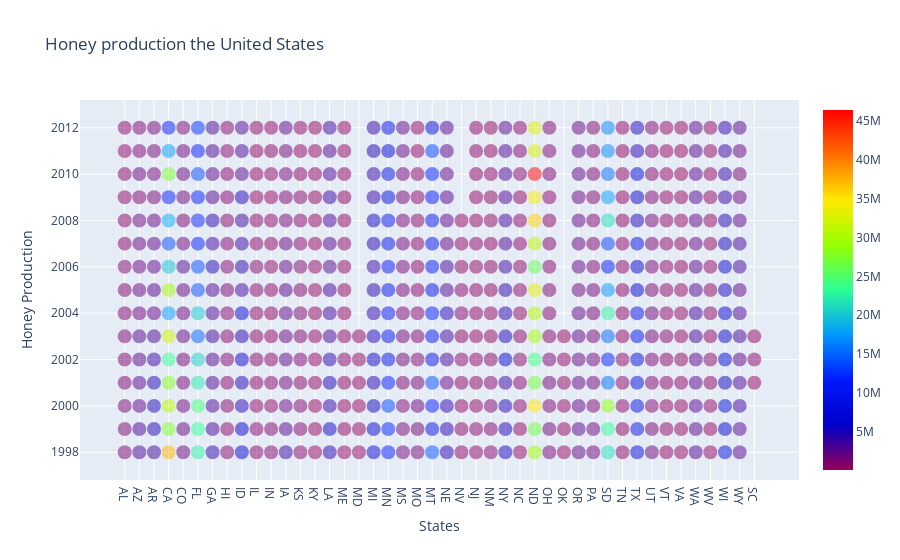

Notebook code cell kept with this figure:
### Code cell
fig = go.Figure(data,layout)
fig

### Figure 1 — Plotly figure (JSON) as saved in the notebook; plotly's stock layout.template omitted (floating-point values rounded to 4 significant figures; data arrays with more than 128 entries replaced by an {"elided": "..."} marker saying what was removed)
{"data": [{"marker": {"color": {"elided": "626 int values"}, "colorscale": [[0, "rgb(150,0,90)"], [0.125, "rgb(0,0,200)"], [0.25, "rgb(0,25,255)"], [0.375, "rgb(0,152,255)"], [0.5, "rgb(44,255,150)"], [0.625, "rgb(151,255,0)"], [0.75, "rgb(255,234,0)"], [0.875, "rgb(255,111,0)"], [1, "rgb(255,0,0)"]], "opacity": 0.5, "showscale": true, "size": 14}, "mode": "markers", "text": {"elided": "626 int values"}, "type": "scatter", "x": {"elided": "626 str values"}, "y": {"elided": "626 int values"}}], "layout": {"hovermode": "closest", "title": {"text": "Honey production the United States"}, "xaxis": {"title": {"text": "States"}}, "yaxis": {"title": {"text": "Honey Production"}}}}
